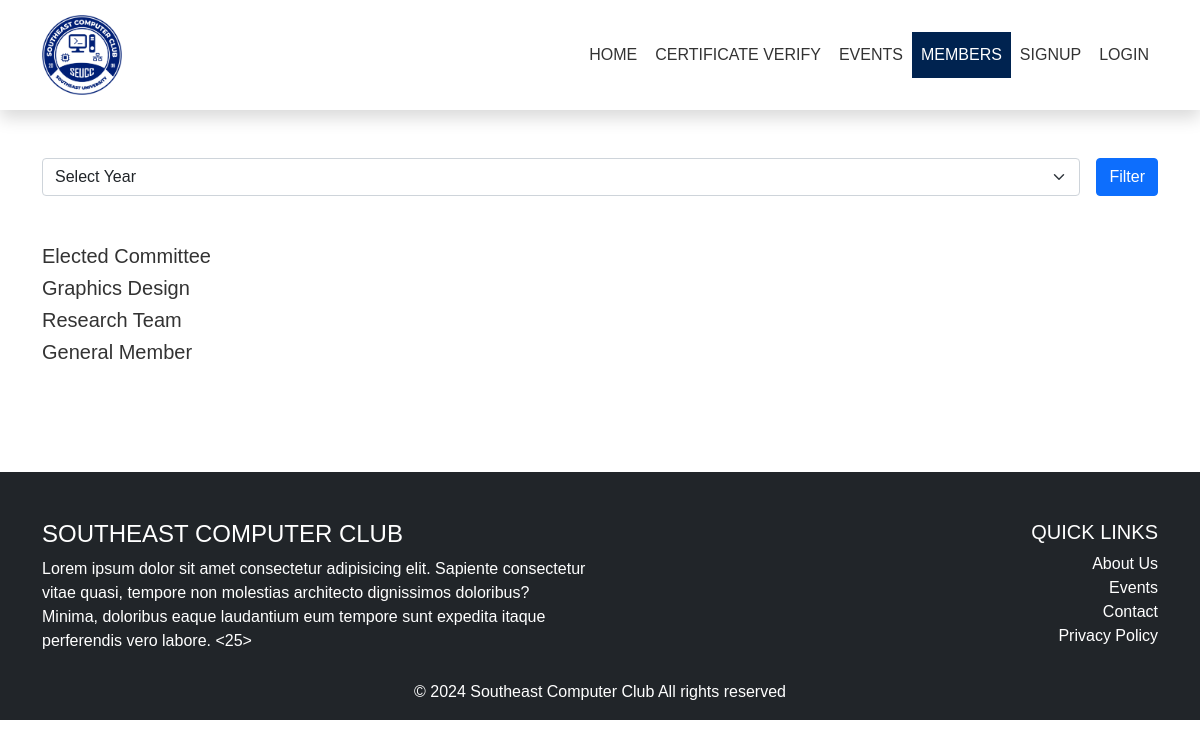
The page /members on the database as committed earlier.
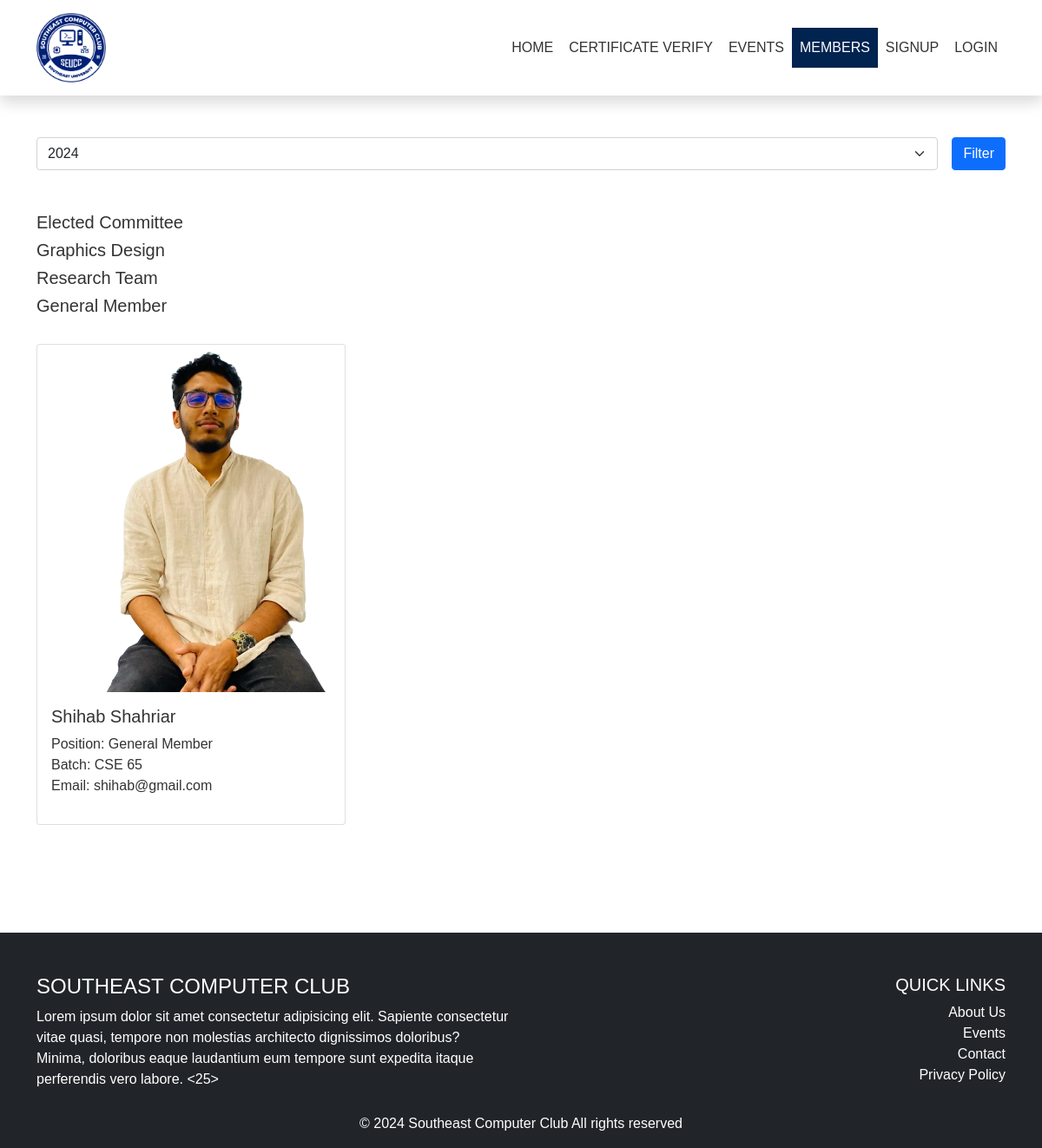
The same page on the database as committed later.
### app/models.py (models this page shows, shortened)
class Members(models.Model):
    DEPARTMENT_CHOICES = [
        ("CSE", "Computer Science and Engineering"),
        ("Pharmacy", "Pharmacy"),
        ("EEE", "Electrical and Electronic Engineering"),
        ("Textile", "Textile Engineering"),
        ("Architecture", "Architecture"),
        ("Bangla", "Bangla Language and Literature"),
        ("English", "English Language and Literature"),
        ("Economics", "Economics"),
        ("LLB", "Bachelor of Laws"),
        ("BBA", "Bachelor of Business Administration"),
    ]
    BLOOD_GROUP_CHOICES = [
        ('A+', 'A+'),
        ('A-', 'A-'),
        ('B+', 'B+'),
        ('B-', 'B-'),
        ('O+', 'O+'),
        ('O-', 'O-'),
        ('AB+', 'AB+'),
        ('AB-', 'AB-'),
    ]
    POSITION_CHOICES = [
        ('President', 'President'),
        ('Vice President', 'Vice President'),
        ('Tresarure', 'Tresarure'),
        ('General Secretary', 'General Secretary'),
        ('General Member', 'General Member'),
        ('Graphics Design', 'Graphics Design'),
        ('Research & Development', 'Research & Development'),
    ]
    member_id = models.CharField(max_length=50, default="DefaultID")
    student_code = models.CharField(max_length=13, unique=True)
    name = models.CharField(max_length=100)
    department = models.CharField(max_length=100, choices=DEPARTMENT_CHOICES, default="CSE")
    joining_year = models.IntegerField(null=True, blank=True)
    leaving_year = models.IntegerField(null=True, blank=True)
    batch = models.CharField(max_length=10, default="")
    email = models.CharField(max_length=100, default="")
    blood_group = models.CharField(max_length=100, choices=BLOOD_GROUP_CHOICES, default="Blood Group")
    position = models.CharField(max_length=100, choices=POSITION_CHOICES, default="Member")
    facebook_link = models.CharField(max_length=100, default="")
    linkedin_link = models.CharField(max_length=100, default="")
    image = models.ImageField(upload_to='members_photos/', default='default.jpg')

### app/views.py (the view, shortened to what this page needs)
# urls.py: path("members", views.members, name="members"),
def members(request):
    form = forms.MembersForm()
    current_year = now().year
    selected_year = request.GET.get('year')
    if not selected_year:
        selected_year = current_year  # Default to current year if no year is provided
    else:
        selected_year = int(selected_year)  # Convert to integer if provided
    members = models.Members.objects.filter(joining_year=selected_year)
    position_groups = {
        'Elected Committee': members.filter(position__in=['President', 'Vice President', 'GS', 'Treasurer']),
        'Graphics Design': members.filter(position='Graphics Design'),
        'Research Team': members.filter(position='Research Team'),
        'General Member': members.filter(position='General Member'),
    }
    return render(request, 'html/members.html', {
        'position_groups': position_groups,
        'selected_year': selected_year,
        'years': models.Members.objects.values_list('joining_year', flat=True).distinct().order_by('joining_year'),
        'is_admin': False,
        'current_year': current_year,
    })

### app/templates/html/members.html (shortened to what this page needs)
{% extends "html/base.html" %}
{% load static %}
{% block links %}
    <link rel="stylesheet" href="{% static "css/members.css" %}">
{% endblock links %}
{% block content %}
    <div class="container mt-5">
        <form method="GET" class="d-flex mb-5">
            <select name="year" class="form-select me-2">
                <option value="">Select Year</option>
                {% for year in years %}
                    <option value="{{ year }}" {% if selected_year == year %}selected{% endif %}>
                        {{ year }}
                    </option>
                {% endfor %}
            </select>
            <button type="submit" class="btn btn-primary ms-2">Filter</button>
        </form>
        {% for group_name, group_members in position_groups.items %}
            <h5>{{ group_name }}</h5>
            <div class="row">
                {% for member in group_members %}
                    <div class="col-md-4 my-4">
                        <div class="card mb-3">
                            <div class="image-wrapper">
                                <img src="{{ member.image.url }}" class="card-img-top" alt="{{ member.name }}">
                            </div>
                            <div class="card-body">
                                <h5 class="card-title">{{ member.name }}</h5>
                                <p class="card-text">
                                    Position: {{ member.position }}  <br>
                                    Batch: {{ member.batch }} <br>
                                    Email: {{ member.email }}
                                </p>
                            </div>
                        </div>
                    </div>
                {% endfor %}
            </div>
        {% endfor %}
    </div>
{% endblock content %}

### app/templates/html/base.html (shortened to what this page needs)
{% load static %}
<!DOCTYPE html>
<html lang="en">
<head>
    <link rel="stylesheet" href=" {% static "css/fontawesome.min.css" %} ">
    <link rel="stylesheet" href=" {% static "css/bootstrap.min.css" %} ">
    <link rel="stylesheet" href=" {% static "css/base.css" %} ">
    {% block links %}{% endblock links %}
</head>
<body>
    <nav class="navbar shadow navbar-expand-lg navbar-light">
        <div class="container menubar">
            <div class="logo">
                <a href="{% url "home" %}"><img class="image-fluid" src=" {% static "img/logo-01.png" %} " alt="Southeast Computer Club"></a>
            </div>
            <div class="collapse navbar-collapse" id="navbarSupportedContent">
                <ul class="navbar-nav ms-auto mb-2 mb-lg-0">
                    <li class="nav-item">
                        <a class="nav-link {% if request.path == "/home" %}active{% endif %}" href=" {% url "home" %} ">Home</a>
                    </li>
                    <li class="nav-item">
                        <a class="nav-link" href="certificate"> Certificate Verify</a>
                    </li>
                    <li class="nav-item">
                        <a class="nav-link {% if request.path == "/events" %}active{% endif %}" href="{% url "events" %}"> Events</a>
                    </li>
                    <li class="nav-item">
                        <a class="nav-link {% if request.path == "/members" %}active{% endif %}" href="{% url "members" %}"> Members</a>
                    </li>
                    {% if user.is_authenticated %}
                        <li class="nav-item">
                            <a class="nav-link {% if request.path == "/apply" %}active{% endif %}" href=" {% url "apply" %} "> Apply</a>
                        </li>
                        <li class="nav-item">
                            <a class="nav-link" href="#"> <b>{{user.username}}</b> </a>
                        </li>
                        <li class="nav-item">
                            <a class="nav-link" href="{% url "logout" %}">Logout</a>
                        </li>
                    {% else %}
                        <li class="nav-item">
                            <a class="nav-link  {% if request.path == "/signup" %}active{% endif %}" href="signup">Signup</a>
                        </li>
                        <li class="nav-item">
                            <a class="nav-link  {% if request.path == "/login" %}active{% endif %}" href="login">Login</a>
                        </li>
                    {% endif %}
                </ul>
            </div>
        </div>
    </nav>
    {% block content %}{% endblock content %}
    <footer class="bg-dark text-white pt-5 pb-3">
        <div class="container">
            <div class="row mb-3">
                <div class="col-md-6">
                    <h4 class="text-uppercase">Southeast Computer Club</h4>
                    <p class="mb-0">Lorem ipsum dolor sit amet consectetur adipisicing elit. Sapiente consectetur vitae quasi, tempore non molestias architecto dignissimos doloribus? Minima, doloribus eaque laudantium eum tempore sunt expedita itaque perferendis vero labore.
                    <25></25></p>
                </div>
                <div class="col-md-6 text-md-end">
                    <h5 class="text-uppercase">Quick Links</h5>
                    <ul class="list-unstyled">
                        <li><a href="#" class="text-white text-decoration-none">About Us</a></li>
                        <li><a href="#" class="text-white text-decoration-none">Events</a></li>
                        <li><a href="#" class="text-white text-decoration-none">Contact</a></li>
                        <li><a href="#" class="text-white text-decoration-none">Privacy Policy</a></li>
                    </ul>
                </div>
            </div>
            <div class="row">
                <div class="col">
                    <p class="mb-0 text-center">&copy; {{ current_year }} Southeast Computer Club All rights reserved</p>
                </div>
            </div>
        </div>
    </footer>
</body>
</html>

### static/css/base.css (style rules this page uses)
:root { --poppins: 'Poppins', sans-serif; --wlight: 200; --wregular: 400; --wblack: 900; --blue: rgb(0, 35, 80); --white: #fff; --black: #333333; --yellow: #ffc107; --psize: 16px; }
* { margin: 0; padding: 0; box-sizing: border-box; }
body { font-family: var(--poppins) !important; font-weight: var(--wregular); font-size: var(--psize); color: var(--black) !important; }
a { text-decoration: none; }
.nav-item .active { color: var(--white) !important; background-color: var(--blue); }
.navbar { position: sticky; top: 0; padding: 15px 0; background-color: var(--white); z-index: 1; }
.logo { width: 80px; height: 80px; }
.logo img { width: 100%; height: auto; }
.navbar-nav li { padding: 10px 0; }
.navbar-nav .nav-link { padding: 10px; }
.navbar-nav a { padding: 20px; border: 1px solid transparent; font-family: var(--poppins) !important; font-weight: var(--wregular) !important; font-size: var(--psize); color: var(--black) !important; text-transform: uppercase; }
footer { margin-top: 100px; }
footer ul { padding: 0; }

### static/css/members.css (style rules this page uses)
.image-wrapper { width: auto; height: 400px; overflow: hidden; display: flex; justify-content: center; align-items: center; }
.image-wrapper img { object-fit: cover; width: 100%; height: 100%; border-radius: 4px; top: 0; }
.card { height: 100%; display: flex; flex-direction: column; justify-content: space-between; }

Rows that differ between the two databases and show on the page:
added Members: image (picture), name "Shihab Shahriar", position "General Member", batch "CSE 65", email "shihab@gmail.com"
Other text that changed with them:
form field year: "Select Year" → "2024"
